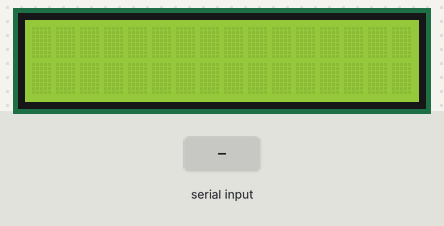
Simulated run of this sketch. Board: Arduino Uno, built with avr-gcc and run on an emulated ATmega328P. Shown: 16×2 character LCD. Inputs (shaded band) come from the test bench.

Above: at 1.2 s.
1.3 s: "1\n" received over Serial
At 2.2 s:
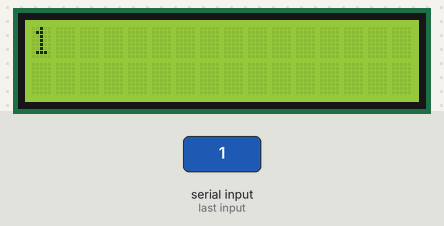
2.8 s: "0\n" received over Serial
At 3.3 s:
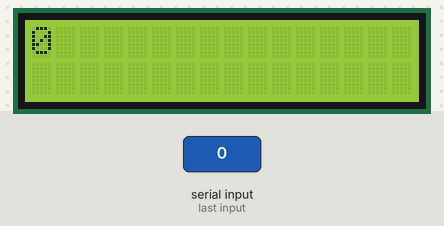
4.3 s: "2\n" received over Serial
At 5.7 s:
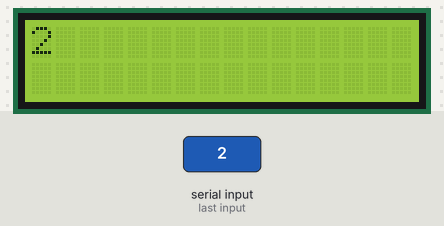
Timing chart, 0 to 7.3 s (numbered marks = the images above; inputs shaded):
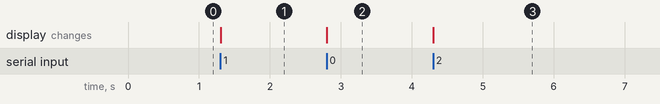

The sketch:

lcdScreendisplaynoMotor.ino
```cpp
#include <LiquidCrystal_I2C.h>
//ADD THE INCLUDED LCD DISPLAY LIBRARY AS A .ZIP FILE
LiquidCrystal_I2C lcd(0x27, 16, 2);

void setup() {
  // beginning UART communications baud rate 9600
  Serial.begin(9600);
  lcd.init(); // initialize the lcd
  lcd.backlight(); // Turn on backlight

}

void loop() {
  //checking if there is UART data to receive
  if (Serial.available() > 0) {
    String data = Serial.readStringUntil('\n');
    lcd.setCursor(0, 0);
    lcd.print(data);
  }
}
```

Measured:
- after the input at 1.3 s, the display: changes at once (image 1)
- after the input at 2.8 s, the display: changes at once (image 2)
- after the input at 4.3 s, the display: changes at once (image 3)
